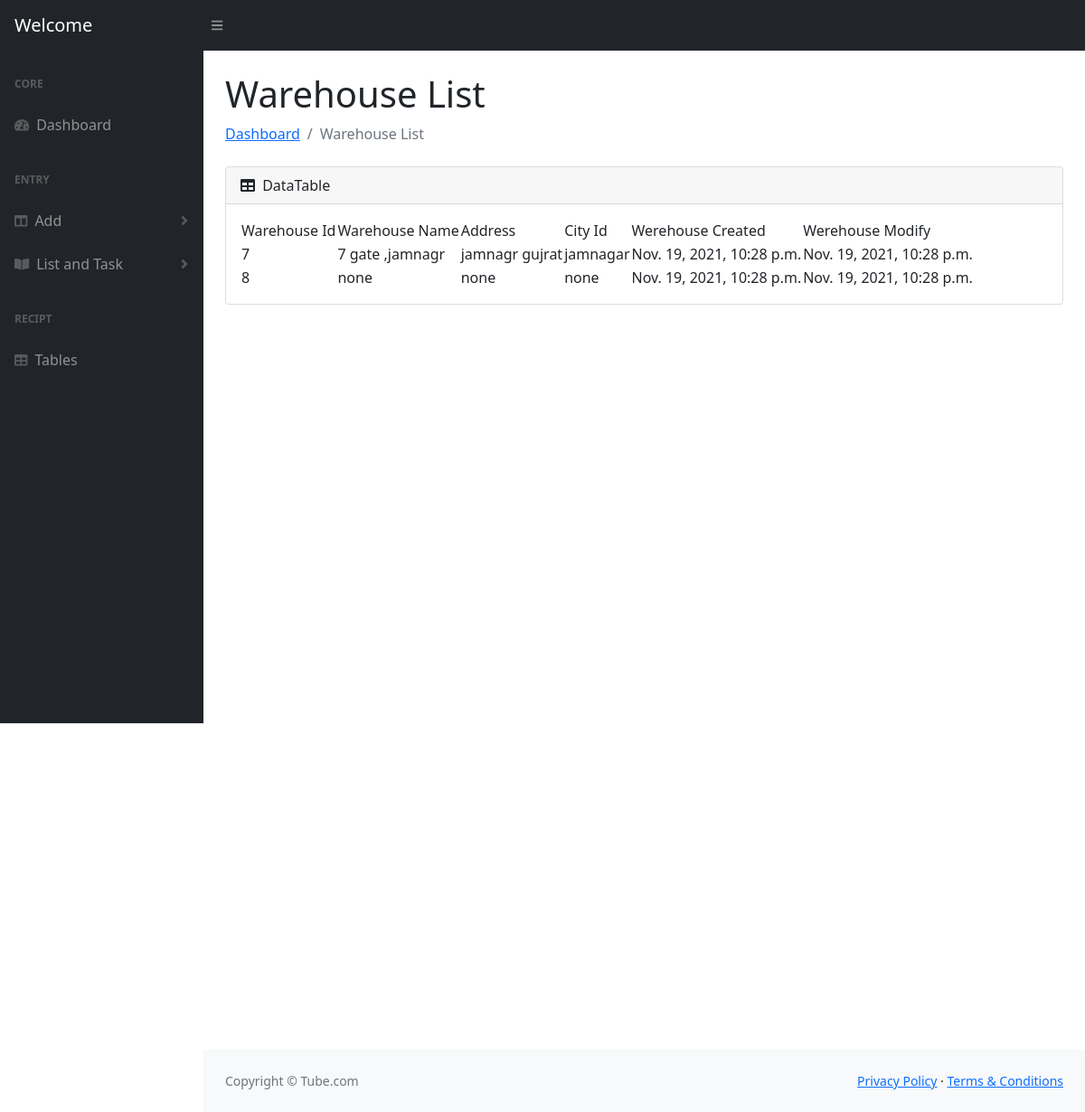
The page /vwherehouse on the database its author committed.
### moduls/models.py (models this page shows)
class Warehouse(models.Model):
    warehouseid = models.AutoField(primary_key=True)
    warehousename = models.CharField(max_length=30)
    address = models.CharField(max_length=100)
    werehousecity = models.CharField(max_length=100)
    created = models.DateTimeField(auto_now_add=True)
    modify = models.DateTimeField(auto_now=True)

### moduls/views.py (the view)
# urls.py: path('vwherehouse',views.vwherehouse,name="vwherehouse"),
def vwherehouse(request):
    if request.method == 'POST':
        return render(request,'vwherehouse.html')
    else:
        werehousedata = Warehouse.objects.all()
        return render(request,'vwherehouse.html',{'wh':werehousedata})

### moduls/templates/vwherehouse.html (shortened to what this page needs)
<!DOCTYPE html>
<html lang="en">
{% load static %}
    <head>
        <link href="https://cdn.jsdelivr.net/npm/simple-datatables@latest/dist/style.css" rel="stylesheet" />
        <link href="{% static 'css/styles.css' %}" rel="stylesheet" />
    </head>
    <body class="sb-nav-fixed">
        <nav class="sb-topnav navbar navbar-expand navbar-dark bg-dark">
            <a class="navbar-brand ps-3" href="index.html">Welcome</a>
            <button class="btn btn-link btn-sm order-1 order-lg-0 me-4 me-lg-0" id="sidebarToggle" href="#!"><i class="fas fa-bars"></i></button>
        </nav>
        <div id="layoutSidenav">
            <div id="layoutSidenav_nav">
                <nav class="sb-sidenav accordion sb-sidenav-dark" id="sidenavAccordion">
                    <div class="sb-sidenav-menu">
                        <div class="nav">
                            <div class="sb-sidenav-menu-heading">Core</div>
                            <a class="nav-link" href="index.html">
                                <div class="sb-nav-link-icon"><i class="fas fa-tachometer-alt"></i></div>
                                Dashboard
                            </a>
                            <div class="sb-sidenav-menu-heading">Entry</div>
                            <a class="nav-link collapsed" href="#" data-bs-toggle="collapse" data-bs-target="#collapseLayouts" aria-expanded="false" aria-controls="collapseLayouts">
                                <div class="sb-nav-link-icon"><i class="fas fa-columns"></i></div>
                                Add
                                <div class="sb-sidenav-collapse-arrow"><i class="fas fa-angle-down"></i></div>
                            </a>
                            <a class="nav-link collapsed" href="#" data-bs-toggle="collapse" data-bs-target="#collapsePages" aria-expanded="false" aria-controls="collapsePages">
                                <div class="sb-nav-link-icon"><i class="fas fa-book-open"></i></div>
                                List and Task
                                <div class="sb-sidenav-collapse-arrow"><i class="fas fa-angle-down"></i></div>
                            </a>
                            <div class="sb-sidenav-menu-heading">Recipt</div>
                            <a class="nav-link" href="tables.html">
                                <div class="sb-nav-link-icon"><i class="fas fa-table"></i></div>
                                Tables
                            </a>
                        </div>
                    </div>
                </nav>
            </div>
            <div id="layoutSidenav_content">
                <main>
                    <div class="container-fluid px-4">
 <h1 class="mt-4">Warehouse List</h1>
                        <ol class="breadcrumb mb-4">
                            <li class="breadcrumb-item"><a href="{% url 'home' %}">Dashboard</a></li>
                            <li class="breadcrumb-item active">Warehouse List</li>
                        </ol>
                        <div class="card mb-4">
                            <div class="card-header">
                                <i class="fas fa-table me-1"></i>
                                DataTable
                            </div>
                            <div class="card-body">
                               <table id="datatablesSimple">
                                          <tr>
                                                <td>Warehouse Id</td>
                                                <td>Warehouse Name</td>
                                                <td>Address</td>
                                                <td>City Id</td>
                                                <td>Werehouse Created</td>
                                                <td>Werehouse Modify</td>
                                            </tr>
                                            {% for i in wh %}
                                            <tr>
                                                <td>{{i.warehouseid}}</td>
                                                <td>{{i.warehousename}}</td>
                                                <td>{{i.address}}</td>
                                                <td>{{i.werehousecity}}</td>
                                                <td>{{i.created}}</td>
                                                <td>{{i.modify}}</td>
                                            </tr>
                                            {% endfor %}
                               </table>
                            </div>
                        </div>
                    </div>
                </main>
                <main>
                        <div style="height: 100vh"></div>
                </main>
                <footer class="py-4 bg-light mt-auto">
                    <div class="container-fluid px-4">
                        <div class="d-flex align-items-center justify-content-between small">
                           <div class="text-muted">Copyright &copy; Tube.com</div>
                            <div>
                                <a href="#">Privacy Policy</a>
                                &middot;
                                <a href="#">Terms &amp; Conditions</a>
                            </div>
                        </div>
                    </div>
                </footer>
            </div>
        </div>
    </body>
</html>

### rows shown on the page
Warehouse: warehouseid "7", warehousename "7 gate ,jamnagr", address "jamnagr gujrat", werehousecity "jamnagar", created "Nov. 19, 2021, 10:28 p.m.", modify "Nov. 19, 2021, 10:28 p.m."
Warehouse: warehouseid "8", warehousename "none", address "none", werehousecity "none", created "Nov. 19, 2021, 10:28 p.m.", modify "Nov. 19, 2021, 10:28 p.m."
